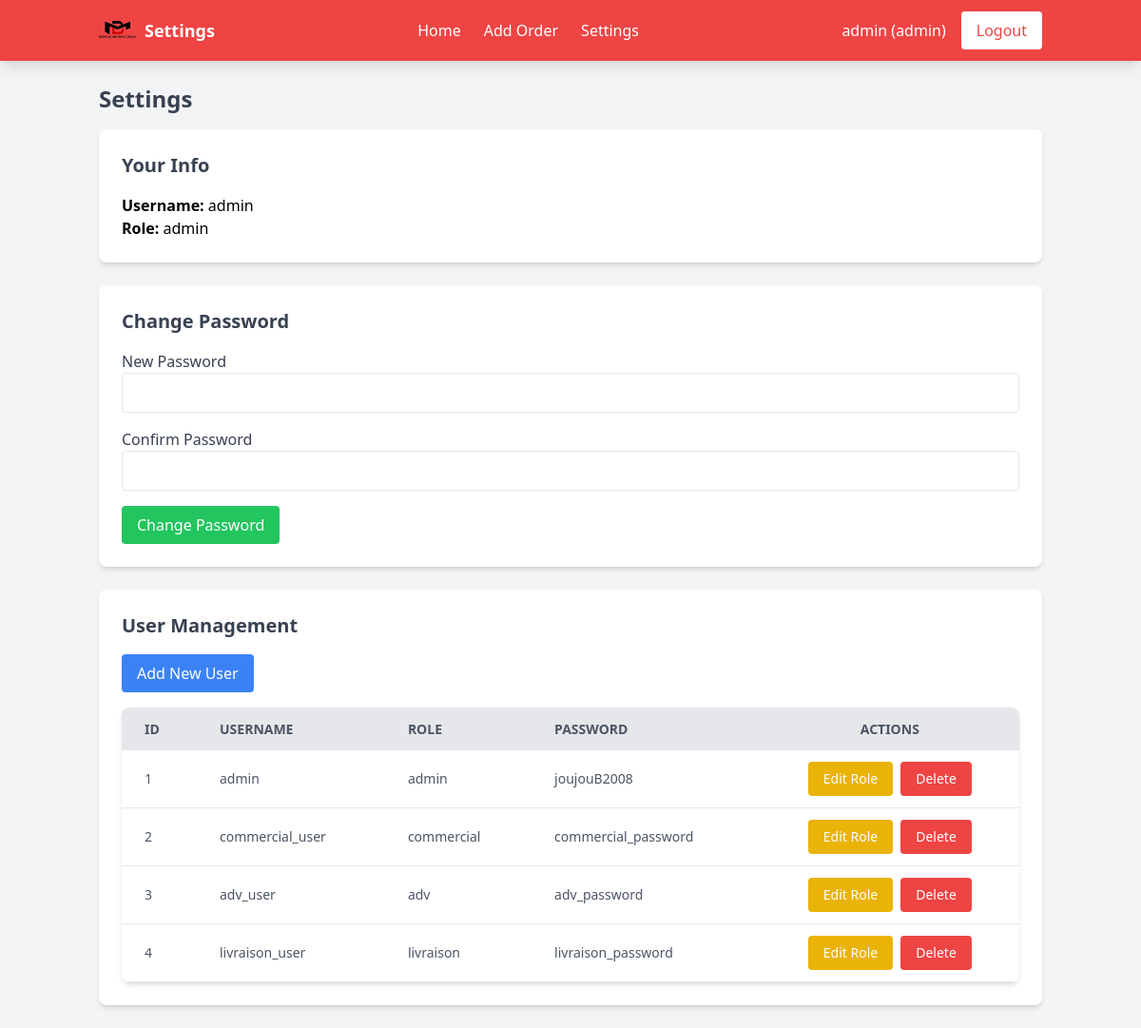
The page /settings.php (signed in) on the database its author committed.
### tables this page shows
CREATE TABLE `users` (
  `id` int(11) NOT NULL,
  `username` varchar(50) NOT NULL,
  `password` varchar(50) NOT NULL,
  `role` enum('admin','commercial','adv','livraison') NOT NULL
);

### settings.php (the view, shortened to what this page needs)
<?php
include 'db_connect.php';
$user_id = $_SESSION['user_id'];
$username = $_SESSION['username'];
$role = strtolower($_SESSION['role']);
$query = $mysqli->prepare("SELECT username, role FROM users WHERE id = ?");
$query->bind_param('i', $user_id);
$query->execute();
$user = $query->get_result()->fetch_assoc();
$all_users = [];
if ($role === 'admin') {
    $usersQuery = $mysqli->query("SELECT id, username, role, password FROM users");
    $all_users = $usersQuery->fetch_all(MYSQLI_ASSOC);
}
?>
<!DOCTYPE html>
<html lang="en">
<head>
    <script src="https://cdn.tailwindcss.com"></script>
</head>
<body class="bg-gray-100">
    <nav class="bg-red-500 text-white shadow-lg">
        <div class="container mx-auto px-4 py-3 flex justify-between items-center">
            <div class="flex items-center">
                <img src="logo.png" alt="Logo" class="h-10 mr-2">
                <span class="text-lg font-semibold">Settings</span>
            </div>
            <ul class="flex space-x-6">
                <li><a href="index.php" class="hover:text-gray-300">Home</a></li>
                <li><a href="add_order.php" class="hover:text-gray-300">Add Order</a></li>
                <li><a href="settings.php" class="hover:text-gray-300">Settings</a></li>
            </ul>
            <div class="flex items-center space-x-4">
                <span><?= htmlspecialchars($username) ?> (<?= htmlspecialchars($role) ?>)</span>
                <a href="logout.php" class="bg-white text-red-500 px-4 py-2 rounded hover:bg-gray-200">Logout</a>
            </div>
        </div>
    </nav>
    <div class="container mx-auto px-4 py-6">
        <h1 class="text-2xl font-bold text-gray-700 mb-4">Settings</h1>
        <div class="bg-white shadow-md rounded-lg p-6 mb-6">
            <h2 class="text-xl font-bold text-gray-700 mb-4">Your Info</h2>
            <p><strong>Username:</strong> <?= htmlspecialchars($user['username']) ?></p>
            <p><strong>Role:</strong> <?= htmlspecialchars($user['role']) ?></p>
        </div>
        <div class="bg-white shadow-md rounded-lg p-6 mb-6">
            <h2 class="text-xl font-bold text-gray-700 mb-4">Change Password</h2>
            <form method="POST">
                <div class="mb-4">
                    <label for="new_password" class="block text-gray-700">New Password</label>
                    <input type="password" id="new_password" name="new_password" class="w-full border rounded p-2" required>
                </div>
                <div class="mb-4">
                    <label for="confirm_password" class="block text-gray-700">Confirm Password</label>
                    <input type="password" id="confirm_password" name="confirm_password" class="w-full border rounded p-2" required>
                </div>
                <button type="submit" name="change_password" class="bg-green-500 text-white py-2 px-4 rounded hover:bg-green-600">
                    Change Password
                </button>
            </form>
        </div>
        <?php if ($role === 'admin'): ?>
        <div class="bg-white shadow-md rounded-lg p-6">
            <h2 class="text-xl font-bold text-gray-700 mb-4">User Management</h2>
            <button onclick="openAddUserModal()" class="bg-blue-500 text-white py-2 px-4 rounded hover:bg-blue-600 mb-4">
                Add New User
            </button>
            <table class="min-w-full bg-white shadow-md rounded-lg overflow-hidden">
                <thead class="bg-gray-200 text-gray-600 uppercase text-sm leading-normal">
                    <tr>
                        <th class="py-3 px-6 text-left">ID</th>
                        <th class="py-3 px-6 text-left">Username</th>
                        <th class="py-3 px-6 text-left">Role</th>
                        <th class="py-3 px-6 text-left">Password</th>
                        <th class="py-3 px-6 text-center">Actions</th>
                    </tr>
                </thead>
                <tbody class="text-gray-600 text-sm font-light">
                    <?php foreach ($all_users as $user): ?>
                    <tr class="border-b border-gray-200 hover:bg-gray-100">
                        <td class="py-3 px-6 text-left"><?= htmlspecialchars($user['id']) ?></td>
                        <td class="py-3 px-6 text-left"><?= htmlspecialchars($user['username']) ?></td>
                        <td class="py-3 px-6 text-left"><?= htmlspecialchars($user['role']) ?></td>
                        <td class="py-3 px-6 text-left"><?= htmlspecialchars($user['password']) ?></td>
                        <td class="py-3 px-6 text-center flex justify-center items-center space-x-2">
                            <button onclick="openEditRoleModal(<?= $user['id'] ?>, '<?= htmlspecialchars($user['role']) ?>', '<?= htmlspecialchars($user['username']) ?>')"
                                    class="bg-yellow-500 text-white px-4 py-2 rounded hover:bg-yellow-600">
                                Edit Role
                            </button>
                            <button onclick="confirmDeleteUser(<?= $user['id'] ?>, '<?= htmlspecialchars($user['username']) ?>')"
                                    class="bg-red-500 text-white px-4 py-2 rounded hover:bg-red-600">
                                Delete
                            </button>
                        </td>
                    </tr>
                    <?php endforeach; ?>
                </tbody>
            </table>
        </div>
        <?php endif; ?>
    </div>
</body>
</html>

### rows shown on the page
users: username "admin", role "admin", id "1", password "joujouB2008"
users: id "2", username "commercial_user", role "commercial", password "commercial_password"
users: id "3", username "adv_user", role "adv", password "adv_password"
users: id "4", username "livraison_user", role "livraison", password "livraison_password"

### other values the page prints
$username "admin"
$role "admin"
